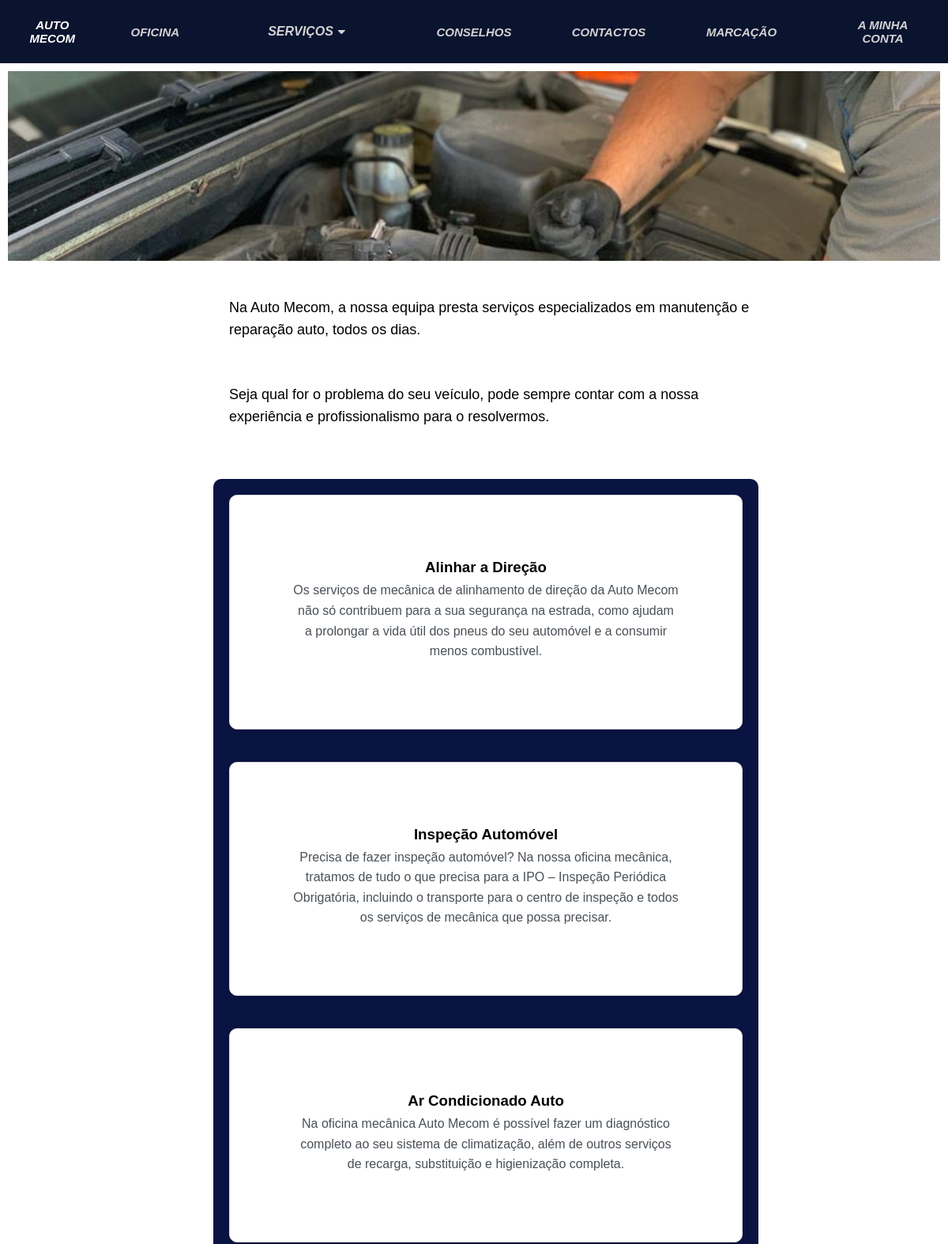
The app's page /servicos (upper part), older data.
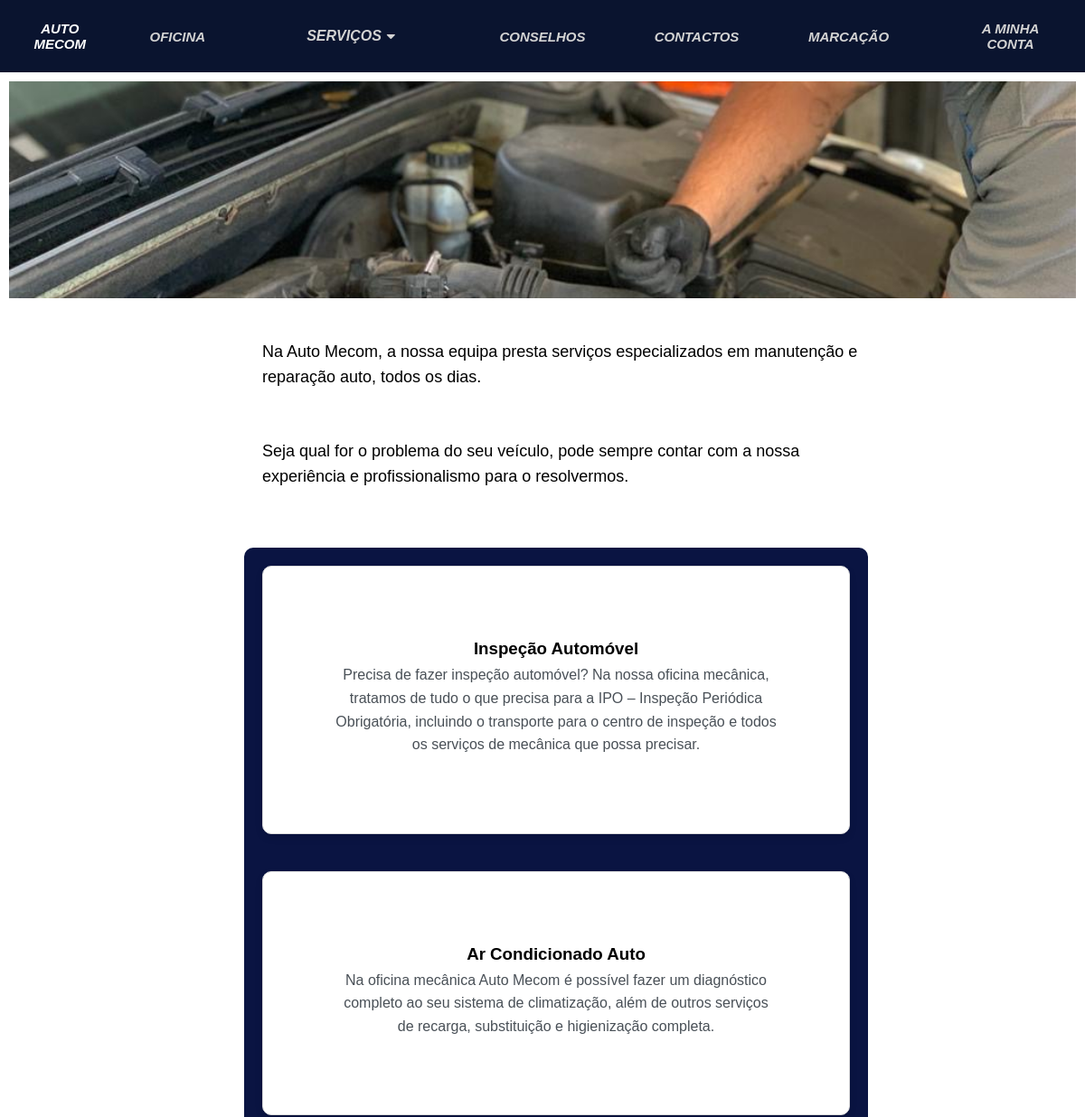
The same page, newer data.
### automecom/models.py (models this page shows, shortened)
class Servico(models.Model):
    nome = models.CharField(max_length=50)
    descricao = models.CharField(max_length=350, default="", blank=True)
    tipo = models.ManyToManyField(TipoServico, blank=True)

### automecom/views.py (the view)
# urls.py: path('servicos', views.servico_view, name="Servico"),
def servico_view(request):
    servicos = Servico.objects.all()
    return render(request, 'automecom/servico.html', {
        'servicos': servicos,
        'administrador': is_administrador(request.user)
    })

### automecom/templatetags/custom_tags.py (called while the page is built, shortened)
@register.filter(name="is_administrador")
def is_administrador(user):
    if isinstance(user, AnonymousUser):
        return False

### automecom/templates/automecom/servico.html (shortened to what this page needs)
<!DOCTYPE html>
<html lang="en">
<head>
</head>
{% extends 'automecom/layout.html' %}
{% load custom_tags %}
{% block main %}
{% load static %}
<body>
<div class="cabeçalho"></div><br>
<div class="Serviços">
<p style="color: black;" class="BIG">Na Auto Mecom, a nossa equipa presta serviços especializados em manutenção e reparação auto, todos os dias.</p>
<p style="color: black;" class="BIG">Seja qual for o problema do seu veículo, pode sempre contar com a nossa experiência e profissionalismo para o resolvermos.</p>
<br><br>
<section>
{% for Servico in servicos %}
    <div class="Serv" id="servico-{{ Servico.id }}">
        <div>
        <h3>{{Servico.nome}}</h3>
        <p class="SMALL">{{Servico.descricao}}</p>
        </div>
    </div>
    <br>
    <br>
{% endfor %}
</section>
    </div>
</body>
</html>
    <br>
    <br>
    <br>
    <br>
{% endblock %}

Row changes from the older to the newer data that the page shows:
removed Servico: nome "Alinhar a Direção", descricao "Os serviços de mecânica de alinhamento de direção da Auto Mecom não só contribuem para a sua segurança na estrada, como ajudam a prolongar a vida útil dos pneus do seu automóvel e a consumir menos combustível."
